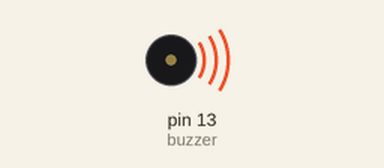
The sketch below on a simulated Arduino Uno, built with avr-gcc and run on an emulated ATmega328P. Parts: buzzer (waves = sounding).

Above: at 0.1 s.
Timing chart, 0 to 1.6 s (numbered marks = the images above):
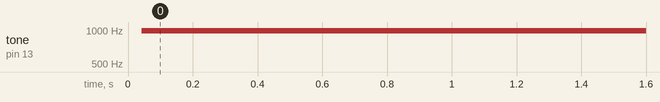

The sketch:

buzzer.ino
```cpp
int buzzer=13;
void setup() {
  // put your setup code here, to run once:
pinMode(buzzer, OUTPUT);
}

void loop() {
  // put your main code here, to run repeatedly:
while (true) {
for (int i=0;i<=100; ++i) {
digitalWrite (buzzer,HIGH);
delay(1);
digitalWrite(buzzer,LOW);
}
}
}
```

Measured:
- by itself, tone on pin 13 (buzzer): silent → 989 Hz at 0.04 s
